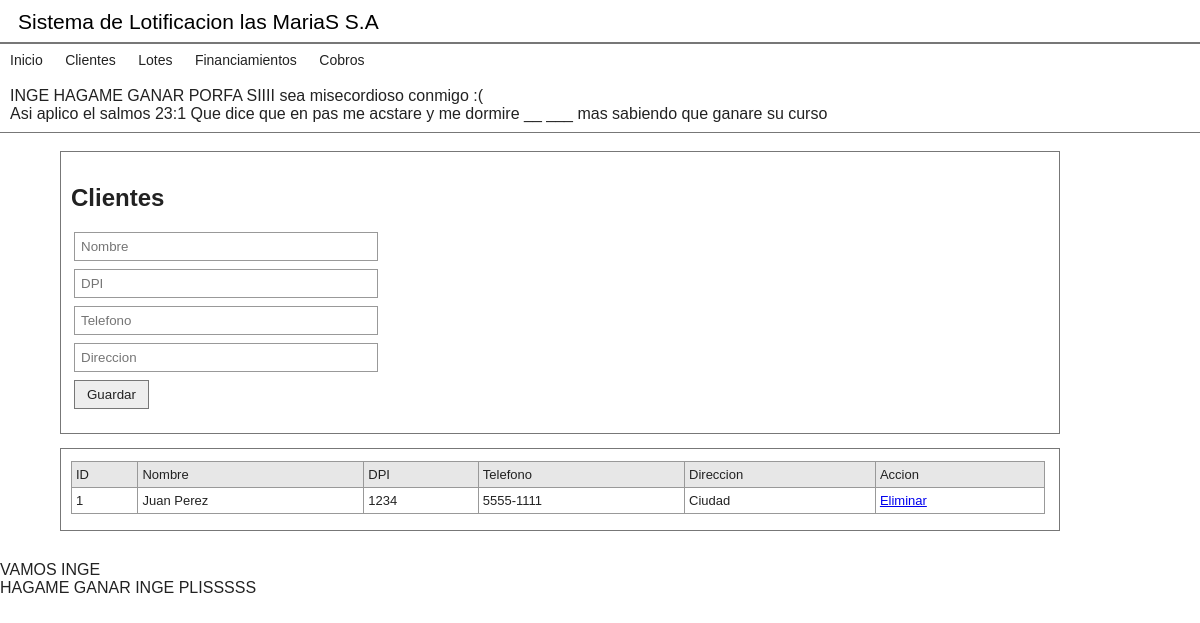
The page /clientes.php on the database its author committed.
### tables this page shows
CREATE TABLE cliente (
    id_cliente INT AUTO_INCREMENT PRIMARY KEY,
    	nombre VARCHAR(100) NOT NULL,
    	dpi VARCHAR(20),
    	telefono VARCHAR(20),
    	direccion VARCHAR(150)  );

### clientes.php (the view, shortened to what this page needs)
<?php
include("conexion.php");
$clientes = mysqli_query($conexion, "SELECT * FROM cliente");
?>
<!DOCTYPE html>
<html>
<head>
    <link rel="stylesheet" href="style.css">
</head>
<body>
<?php include("cabecera.php"); ?>
<div class="contenedor">
    <div class="caja">
        <h2>Clientes</h2>
        <form method="post" class="formulario">
            <input type="text" name="nombre" placeholder="Nombre" required>
            <input type="text" name="dpi" placeholder="DPI">
            <input type="text" name="telefono" placeholder="Telefono">
            <input type="text" name="direccion" placeholder="Direccion">
            <button type="submit" name="guardar">Guardar</button>
        </form>
    </div>
    <div class="caja">
        <table>
            <tr>
                <th>ID</th>
                <th>Nombre</th>
                <th>DPI</th>
                <th>Telefono</th>
                <th>Direccion</th>
                <th>Accion</th>
            </tr>
            <?php while ($fila = mysqli_fetch_assoc($clientes)) { ?>
            <tr>
                    <td><?php echo $fila["id_cliente"]; ?></td>
                        <td><?php echo $fila["nombre"]; ?></td>
                        <td><?php echo $fila["dpi"]; ?></td>
                            <td><?php echo $fila["telefono"]; ?></td>
                                <td><?php echo $fila["direccion"]; ?></td>
                                <td><a href="clientes.php?borrar=<?php echo $fila["id_cliente"]; ?>" onclick="return confirm('Eliminar cliente?')">Eliminar</a></td>
              </tr>
            <?php } ?>
        </table>
    </div>
</div>
 <footer>
    <p> VAMOS INGE  <BR> HAGAME GANAR INGE PLISSSSS</p>
</footer>
</body>
</html>

### style.css (style rules this page uses)
body { font-family: Tahoma, Arial, sans-serif; margin: 0; background: #ffffff; color: #222222; }
.contenedor { width: 86%; max-width: 1000px; margin: 18px 2% 30px 5%; }
.caja { border: 1px solid #777777; padding: 12px 14px 16px 10px; margin-bottom: 14px; background: #ffffff; }
.formulario input, .formulario select, .formulario button { display: block; margin: 6px 0 8px 3px; padding: 6px; width: 290px; border: 1px solid #999999; background: #ffffff; font-family: Tahoma, Arial, sans-serif; }
.formulario button, .boton { width: auto; background: #eeeeee; border: 1px solid #777777; color: #222222; cursor: pointer; padding-left: 12px; padding-right: 12px; }
table { width: 100%; border-collapse:collapse; font-size: 13px; }
th, td { border: 1px solid #999999; padding: 5px 4px; text-align: left; }
th { background: #e7e7e7; font-weight: normal; }

### rows shown on the page
cliente: id_cliente "1", nombre "Juan Perez", dpi "1234", telefono "5555-1111", direccion "Ciudad"
